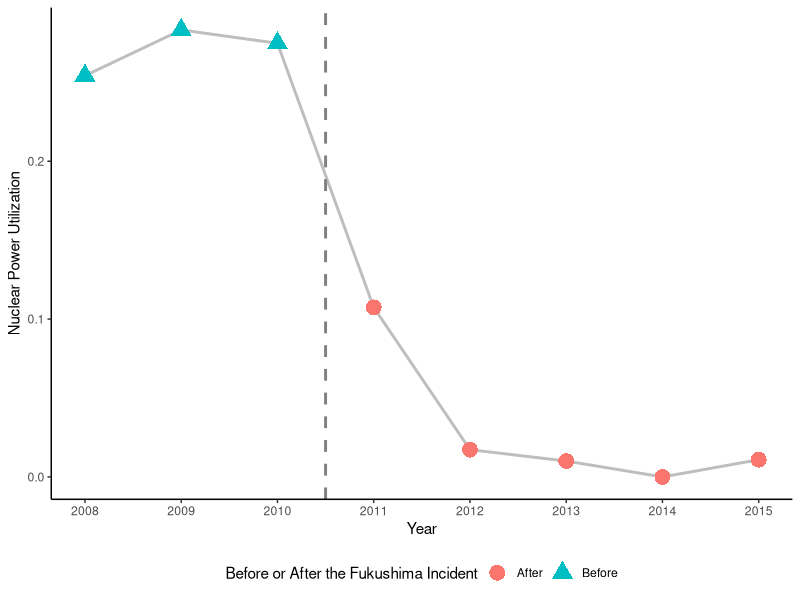
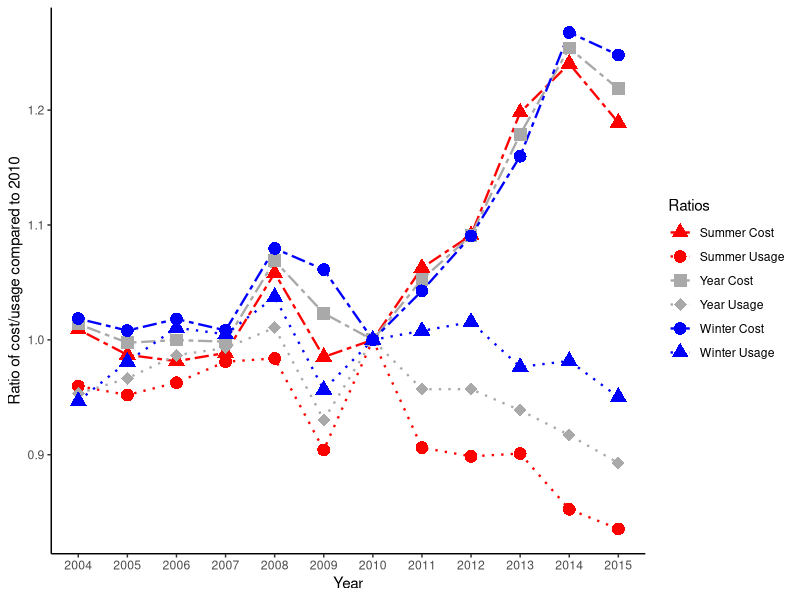
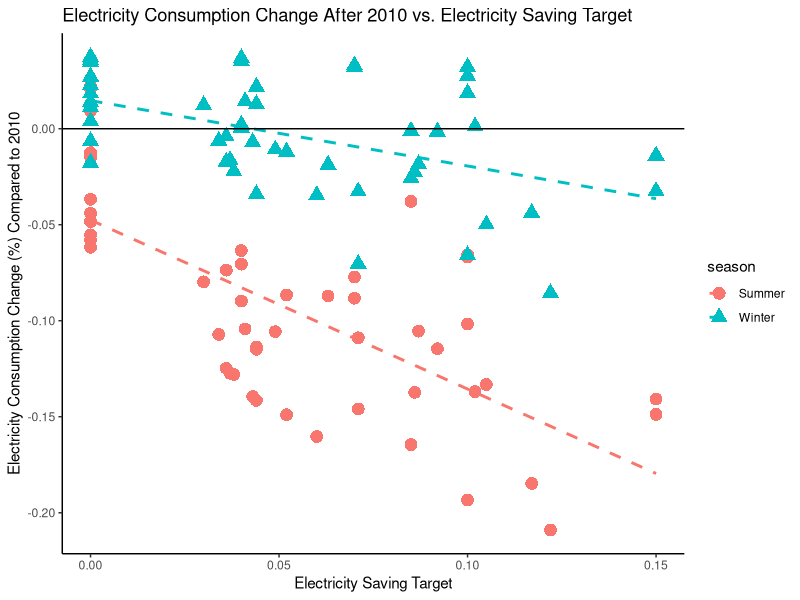

The R source for these figures, in order:
#### Preamble ####
# Purpose: Replicates Graphs With Data From the Original Paper
# Author: Moohaeng Sohn
# Date: February 13th, 2024
# Contact: alex.sohn@mail.utoronto.ca
# License: MIT
# Pre-requisites: Have the required data downloaded in the inputs/data folder


#### Workspace setup ####
library(tidyverse)
library(haven)

#### Load in Nuclear data ####
nuclear <- read_dta("inputs/data/nuclear.dta")

#### Make Nuclear Power Usage Graph ####
nuclear_graph_data <- nuclear |>
  group_by(year) |>
  summarize(
    total_energy = sum(all),
    total_nuclear = sum(nuclear),
    utilization = total_nuclear / total_energy
  ) |>
  mutate(
    # Mark dates before the Fukushima Incident
    before_incident = if_else(as.Date(paste(year, "12-01", sep="-")) < as.Date("2011-03-11"), "Before", "After")
  )
nuclear_graph_data|>
  ggplot(aes(x=year, y=utilization)) +
  geom_line(color="gray",
            size=1) +
  geom_point(aes(color=before_incident,
                 shape=before_incident),
             size = 5) +
  geom_vline(xintercept = 2010.5,
             color= "#808080",
             linetype = "dashed",
             size = 1) +
  theme_classic() +
  scale_x_continuous(breaks = seq(2008, 2015, by=1)) +
  labs(
    x= "Year",
    y = "Nuclear Power Utilization",
    color = "Before or After the Fukushima Incident",
    shape = "Before or After the Fukushima Incident"
  ) + 
  theme(legend.position = 'bottom')

#### Load Electricity Usage and Cost Data ####
ec_usage_cost <- tibble(read_dta("inputs/data/elec_region.dta"))

#### Replicate Electricity Usage and Cost Graph ####
ec_graph_data <- ec_usage_cost |>
  filter(month %in% c(12,1,2,3,7,8,9)) |>
  mutate(
    season = if_else(month %in% c(12,1,2,3), "Winter", "Summer")
  ) |>
  group_by(year, season) |>
  summarize(
    avg_cost = mean(ptotal),
    avg_usage = mean(total)
  ) |>
  ungroup()

# Get 2010 winter averages
winter_2010_avg_ec_usage <- ec_graph_data |>
  filter(year == 2010 & season == "Winter") |>
  pull('avg_usage')
winter_2010_avg_ec_cost <- ec_graph_data |>
  filter(year == 2010 & season == "Winter") |>
  pull('avg_cost')

# Get 2010 Summer averages
summer_2010_avg_ec_usage <- ec_graph_data |>
  filter(year == 2010 & season == "Summer") |>
  pull('avg_usage')
summer_2010_avg_ec_cost <- ec_graph_data |>
  filter(year == 2010 & season == "Summer") |>
  pull('avg_cost')

# Make a new row with all the ratios
ec_graph_data <- ec_graph_data |>
  mutate(
    cost_ratio = if_else(season == "Summer",
                         avg_cost / summer_2010_avg_ec_cost,
                         avg_cost / winter_2010_avg_ec_cost),
    usage_ratio = if_else(season == "Summer",
                         avg_usage / summer_2010_avg_ec_usage,
                         avg_usage / winter_2010_avg_ec_usage)
  )

# Make 2 vectors with average of those 2 seasons
# One for Usage ratio
# One for Cost ratio
yearly_avg_usage <- c()
yearly_avg_cost <- c()

# For each year get the average usage and average cost and add to the vector
for (y in 2004:2015){
  curr_avg_usage <- ec_graph_data |>
    filter(year == y) |>
    pull(usage_ratio)
  curr_avg_cost <- ec_graph_data |>
    filter(year == y) |>
    pull(cost_ratio)
  print(curr_avg_cost)
  # we need double for yearly avg because there's summer and winter rows per year
  yearly_avg_usage <- c(yearly_avg_usage, mean(curr_avg_usage), mean(curr_avg_usage))
  yearly_avg_cost <- c(yearly_avg_cost, mean(curr_avg_cost), mean(curr_avg_cost))
}

# Add in the average usage and average cost column
final_ec_graph_data <- ec_graph_data |>
  mutate(
    yearly_cost = yearly_avg_cost,
    yearly_usage = yearly_avg_usage
  ) |>
  select(
    -avg_cost,
    -avg_usage
  ) |>
  pivot_longer(
    cols = -c(year, season),
    names_to = "dataType",
    values_to = "values"
  ) |>
  # filter out winter yearly cost rows as it overlaps with summer yearly cost rows (they contain same info)
  filter(!((dataType == "yearly_cost" | dataType == "yearly_usage") & season == "Winter")) |>
  # Add season to datatype so we can separate it when we graph
  mutate(
    dataType = paste(season, dataType, sep="-")
  )

final_ec_graph_data |>
  ggplot(aes(x = year)) +
  theme_classic() +
  scale_x_continuous(breaks = seq(2004, 2015, by=1)) +
  scale_linetype_manual(values=c("twodash", "dotted", "twodash", "dotted", "twodash", "dotted"),
                        labels=c('Summer Cost', 'Summer Usage', 'Year Cost', 'Year Usage', 'Winter Cost', 'Winter Usage')) +
  scale_shape_manual(values=c(17, 16, 15, 18, 16, 17),
                     labels=c('Summer Cost', 'Summer Usage', 'Year Cost', 'Year Usage', 'Winter Cost', 'Winter Usage')) +
  scale_color_manual(
    values=c('red','red', 'darkgray', 'darkgray','blue','blue'),
    labels=c('Summer Cost', 'Summer Usage', 'Year Cost', 'Year Usage', 'Winter Cost', 'Winter Usage')
    ) +
  geom_line(
    aes(
      y = values,
      color = dataType,
      linetype = dataType
    ),
    size = 0.8
  ) +
  geom_point(
    aes(
      y = values,
      shape = dataType,
      color = dataType
    ),
    size = 4
  ) +
  labs(
    x = "Year",
    y = "Ratio of cost/usage compared to 2010",
    color = "Ratios",
    shape = "Ratios",
    linetype = "Ratios"
  )

#### Load in Saving Target and Consumption data ####
saving_target <- tibble(read_dta('inputs/data/saving_r.dta'))
consumption <- tibble(read_dta('inputs/data/elec_region.dta'))

#### Replicate Graph ####
# Organize saving target By year and area code
region_yearly_st <- saving_target |>
  mutate(
    id = paste(year, area_id, sep = "-"),
  ) |>
  group_by(id) |>
  summarize(
    st = mean(saving_rs)
  )

# Get total energy consumption by season and year and id
season_yearly_cons <- consumption |>
  filter(month %in% c(1,2,3, 7,8,9, 12)) |>
  mutate(
    season = if_else(month %in% c(1,2,3,12), "Winter", "Summer")
  ) |>
  group_by(season, year, area_id) |>
  summarize(
    total = sum(total)
  ) |>
  ungroup()

# Get 2010 winter consumption data by area and sort by area_id
winter_2010_cons <- season_yearly_cons |>
  filter(year == 2010 & season == "Winter") |>
  arrange(area_id) |>
  pull(total)

# Get 2010 summer ...
summer_2010_cons <- season_yearly_cons |>
  filter(year == 2010 & season == "Summer") |>
  arrange(area_id) |>
  pull(total)

# Get % change for each year and area id
perc_change <- season_yearly_cons |>
  mutate(
    change = 
      if_else(
        season == "Winter",
        # Use the fact that winter_2010_cons[area_id] gives us 2010 consumption 
        total / winter_2010_cons[area_id] - 1,
        total / summer_2010_cons[area_id] - 1
      )
  ) |>
  # Only using data past 2010 
  filter(year > 2010) |>
  mutate(
    id = paste(year, area_id, sep = "-"),
  ) |>
  select(
    season,
    id,
    change
  )
  
# Merge 2 tibbles
merged_table <- left_join(
  perc_change,
  region_yearly_st,
  by = "id"
)

# Make graph
merged_table |>
  ggplot(aes(x = st, y = change)) +
  theme_classic() +
  labs(
    x = "Electricity Saving Target",
    y = "Electricity Consumption Change (%) Compared to 2010",
    title = "Electricity Consumption Change After 2010 vs. Electricity Saving Target"
  ) +
  geom_point(
    aes(
      x = st, 
      y = change,
      color = season,
      shape = season
    ),
    size = 4
  ) +
  geom_smooth(
    aes(
      group = season,
      color = season
    ), 
    method = "lm",
    se = FALSE,
    linetype = "dashed"
  ) +
  geom_hline(
    yintercept = 0
  )
